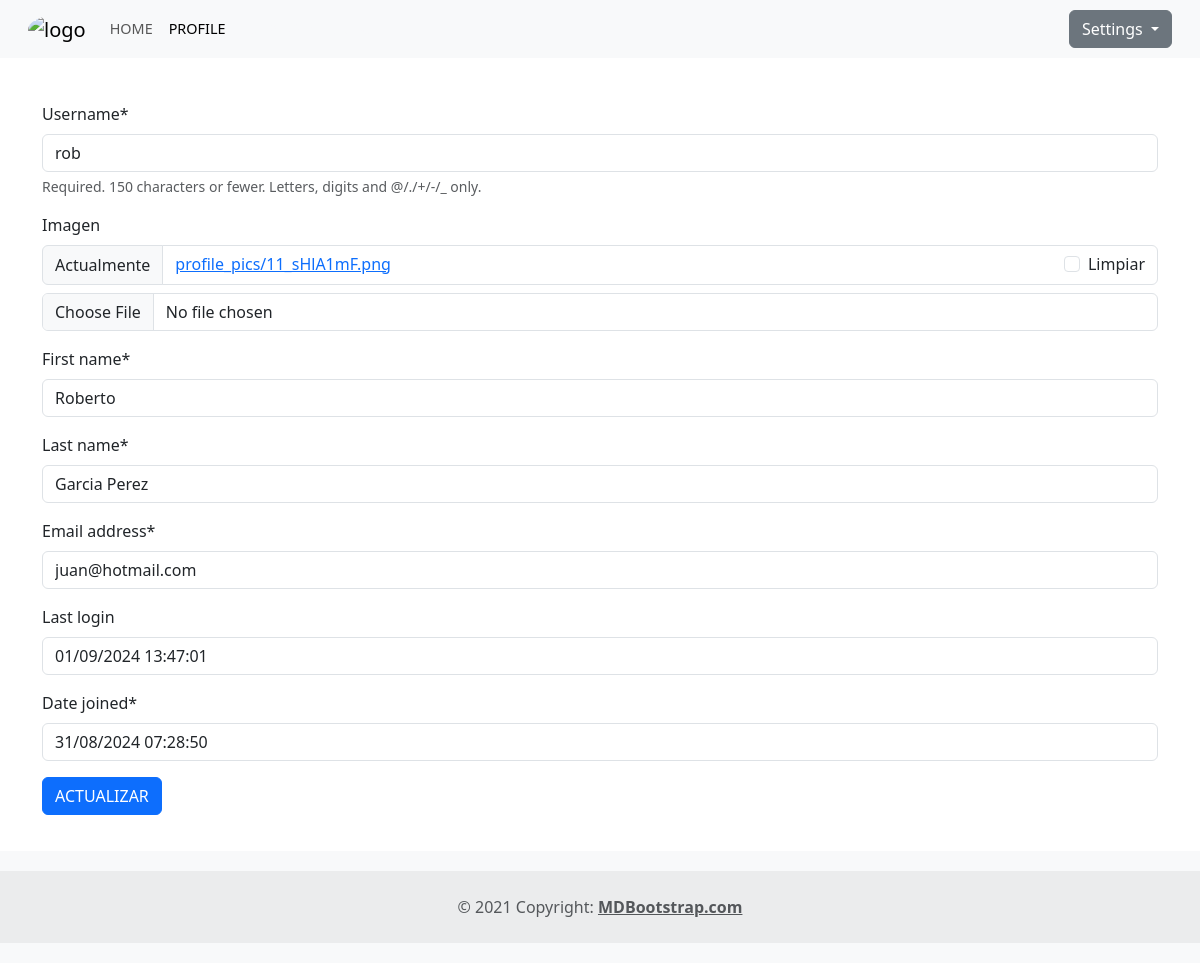
Page /accounts/profile/ (signed in) on the earlier database version.
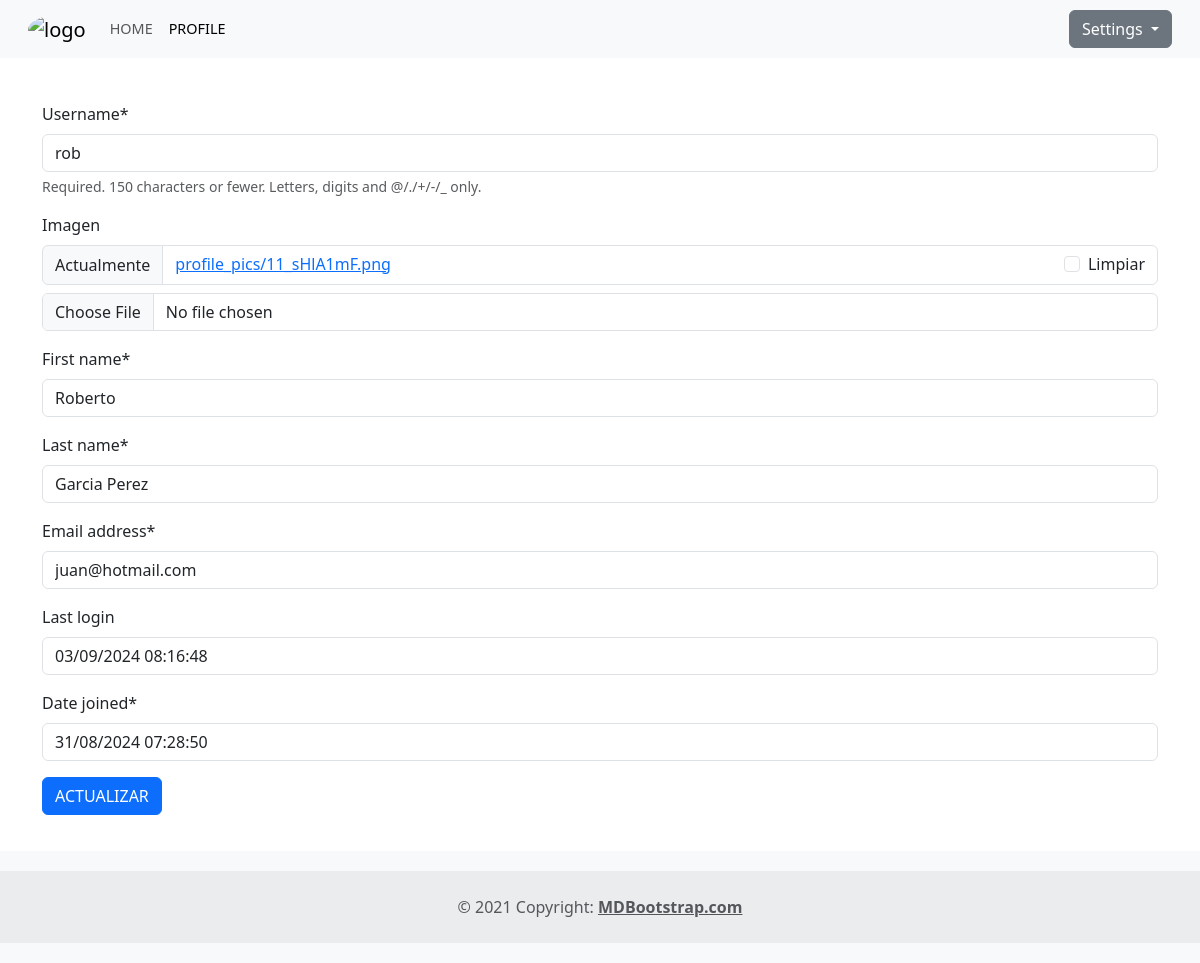
Same page on the later database version.
### accounts/models.py (models this page shows)
class CustomUser(AbstractUser):
    first_name = models.CharField(_("first name"), max_length=150, blank=False)
    last_name = models.CharField(_("last name"), max_length=150, blank=False)
    email = models.EmailField(_("email address"), blank=False,unique=True)
    image = models.ImageField("imagen",
        upload_to='profile_pics/',  # Carpeta donde se almacenarán las imágenes
        default='profile_pics/default.png',  # Imagen por defecto
        blank=True,  # Campo opcional
        null=True    # Permitir valores nulos
    )
    REQUIRED_FIELDS = ["email","first_name","last_name"]

### accounts/views.py (the view)
# urls.py: path('profile/', views. update_user_view,name='profile'),
@login_required(login_url='/accounts/login/')
def update_user_view(request):
    if request.method == 'POST':
        form = CustomUserUpdateForm(request.POST, request.FILES, instance=request.user)
        if form.is_valid():
            form.save()
            messages.success(request, 'Perfil actualizado exitosamente.')
            return redirect(reverse('accounts:profile'))
        else:
         messages.error(request, 'Error al intentar actualizar el formulario.')
    else:
        form = CustomUserUpdateForm(instance=request.user)
    return render(request, 'accounts/profile.html', {'form': form})

### accounts/forms.py
class CustomUserUpdateForm(forms.ModelForm):
    def __init__(self,*args,**kwargs):
        super(CustomUserUpdateForm,self).__init__(*args,**kwargs)
        self.fields['last_login'].widget.attrs['readonly'] = True
        self.fields['date_joined'].widget.attrs['readonly'] = True
    class Meta:
        model = CustomUser
        fields = ['username','image','first_name','last_name', 'email','last_login', 'date_joined']

### templates/accounts/profile.html (shortened to what this page needs)
{%  extends 'base.html'%}
{% load crispy_forms_tags %}
{% block content %}
    <form method="post" enctype="multipart/form-data">
        {{ form|crispy }}
        <p><input type="submit" class="btn btn-primary" value="ACTUALIZAR"></p>
    </form>
{% endblock%}

Differences in the rows shown:
changed CustomUser "rob": last_login "01/09/2024 13:47:01" → "03/09/2024 08:16:48"
